Frame 1 (no input): blank canvas, image omitted
Frame 60 (no input): blank canvas, image omitted
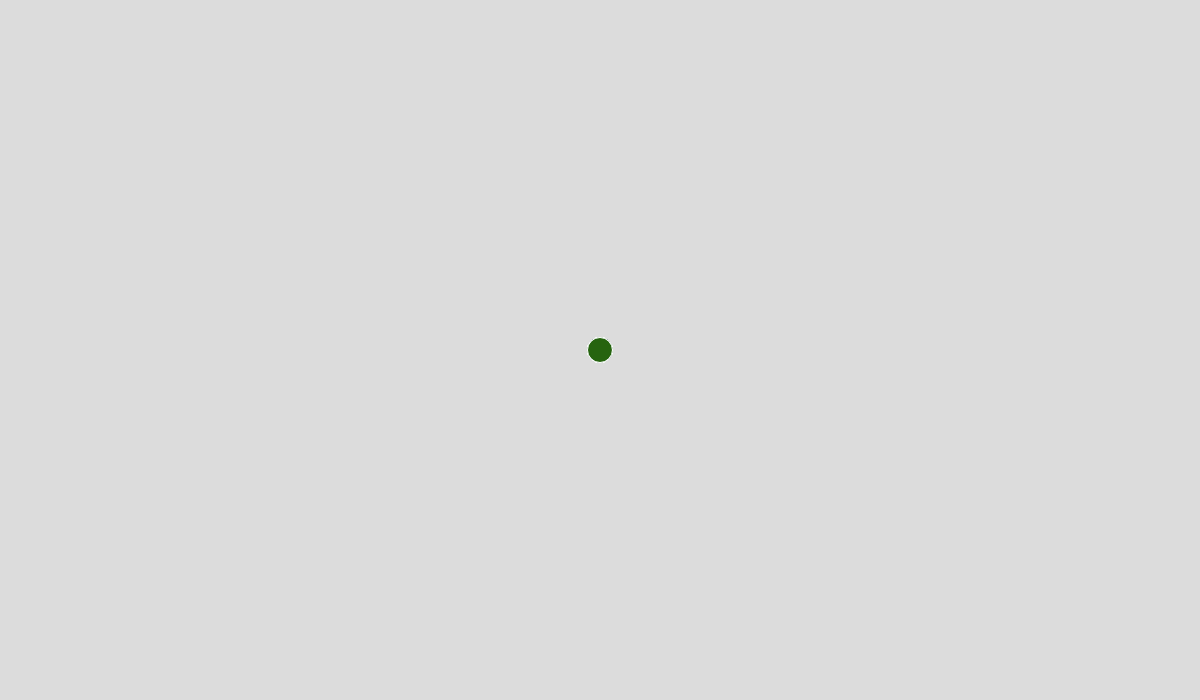
Frame 120 (the mouse pressed at the canvas centre since frame 60)

The p5.js sketch whose frames 1 and 60 were blank and that drew this single picture after the mouse press (run headless with seeded random() and noise() and a simulated clock; from frame 60 on, the mouse is pressed at the canvas centre):

// p5.js sketch
// ── sketch.js
var r = 255;
var g = 255;
var b = 255;

function setup() {
  createCanvas(1200, 700);
  background(220);
}

function draw() {
  if(mouseIsPressed) {
    stroke(255, 255, 255);
    line(width/2, height/2, mouseX, mouseY);
    r = random(255);
    g = random(255);
    b = random(255);
    fill(r,g,b);
    ellipse(mouseX,mouseY, 25,25)
  }
  
  
}
